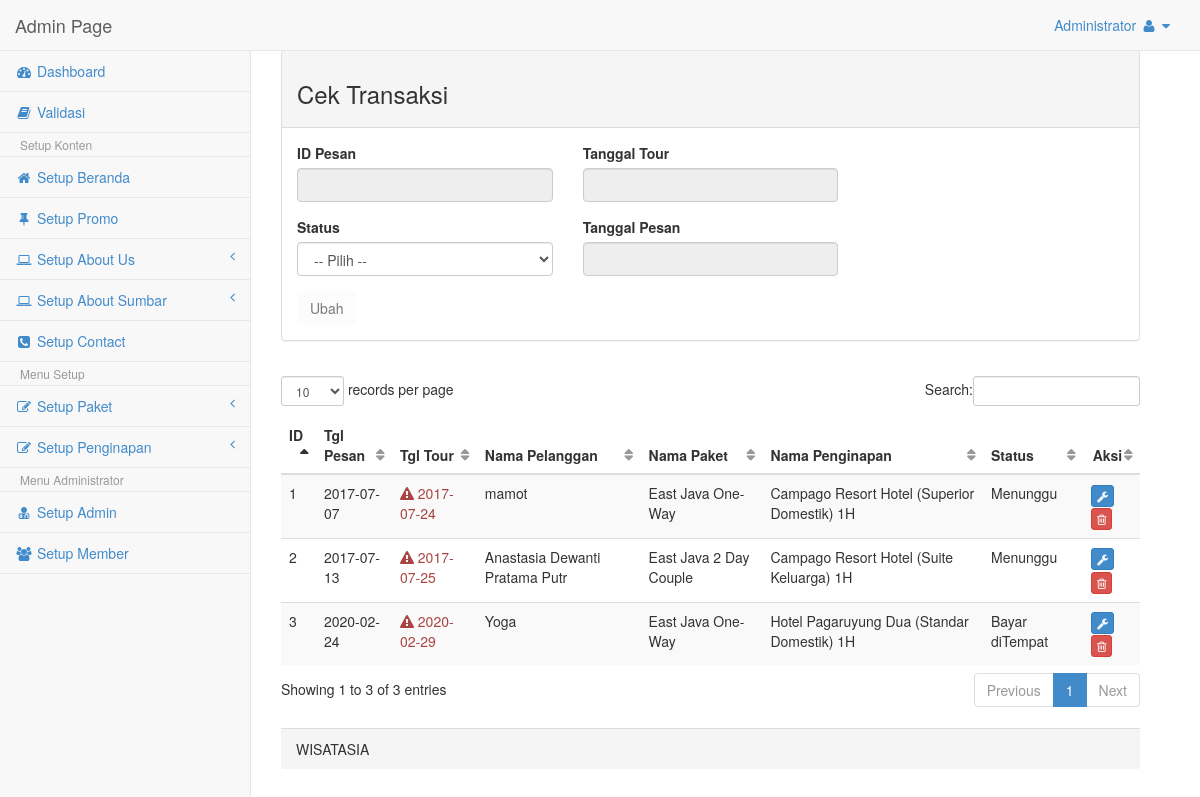
Page /Admin/cekTransaksi.php (signed in) on the committed database.
### tables this page shows
CREATE TABLE IF NOT EXISTS `tbl_pesan` (
  `id_pesan` int(11) NOT NULL AUTO_INCREMENT,
  `id_user` int(11) NOT NULL,
  `id_paket` int(11) NOT NULL,
  `id_hotel` int(11) NOT NULL,
  `tgl_pesan` date NOT NULL,
  `tgl_tour` date NOT NULL,
  `status` char(2) NOT NULL DEFAULT 'S1',
  PRIMARY KEY (`id_pesan`)
);

CREATE TABLE IF NOT EXISTS `tbl_user` (
  `id_user` int(11) NOT NULL AUTO_INCREMENT,
  `nama_user` varchar(30) NOT NULL,
  `email_user` varchar(50) NOT NULL,
  `tipe_id` varchar(20) NOT NULL,
  `no_id` varchar(30) NOT NULL,
  `no_hp` varchar(14) NOT NULL,
  `no_rek` varchar(50) NOT NULL,
  `nama_rek` varchar(50) NOT NULL,
  `username` varchar(30) NOT NULL,
  `password` varchar(12) NOT NULL,
  `tgl_lahir` varchar(30) NOT NULL,
  `jekel` varchar(1) NOT NULL,
  `alamat` text NOT NULL,
  PRIMARY KEY (`id_user`),
  KEY `id_user` (`id_user`)
);

CREATE TABLE IF NOT EXISTS `tbl_paket` (
  `id_paket` int(11) NOT NULL AUTO_INCREMENT,
  `id_kategori` int(11) NOT NULL,
  `nama_paket` varchar(50) NOT NULL,
  `harga_paket` int(11) NOT NULL,
  `ket_paket` text NOT NULL,
  PRIMARY KEY (`id_paket`)
);

CREATE TABLE IF NOT EXISTS `tbl_hotel` (
  `id_hotel` int(11) NOT NULL AUTO_INCREMENT,
  `kd_daerah` varchar(6) NOT NULL,
  `hotel` varchar(100) NOT NULL,
  `bintang` tinyint(1) NOT NULL,
  `harga` int(11) NOT NULL,
  `ket_hotel` text NOT NULL,
  PRIMARY KEY (`id_hotel`)
);

### Admin/cekTransaksi.php (the view, shortened to what this page needs)
<?php session_start();
if(isset($_SESSION['user_admin'])){
	$level		=$_SESSION['level'];
?>
<!DOCTYPE html>
<html>
<head>
    <link href="css/bootstrap.min.css" rel="stylesheet">
    <link href="font-awesome/css/font-awesome.css" rel="stylesheet">
    <link href="css/plugins/dataTables/dataTables.bootstrap.css" rel="stylesheet">
    <link href="css/sb-admin.css" rel="stylesheet">
</head>
<body>
    <div id="wrapper">
       	<?php
			if($level=='admin'){
				include"nav.php";
			}else if($level=='operator'){
				include"nav_operator.php";
			}else{
				echo "Anda tidak punya hak access!! Hayoo!! sapa Loe??";
			}
		?>
        <div id="page-wrapper">
            <div class="row col-lg-12">
                <div class="panel panel-default">
                    <div class="panel-heading"><h3>Cek Transaksi</h3></div>
                    <div class="panel-body">
                        <form name="cekTransaksi" action="cekTransaksi.php" method="post" enctype="multipart/form-data">
                        <fieldset>
                        	<div class="row">
                            <div class="col-lg-4">
                                <div class="form-group">
                                    <label>ID Pesan</label>
                                    <input class="form-control" name="id" type="text" value="<?php echo $ngisi['id_pesan']; ?>" readonly>
                                </div>
                                <div class="form-group">
                                    <label>Status</label>
                                    <select class="form-control" name="status">
                                    	<?php
                                        for($i=0; $i<=4; $i++){
											if($i==1){
												$value="S1";
												$salue="Menunggu";
											}else if($i==2){
												$value="S2";
												$salue="Lunas";
											}else if($i==3){
												$value="S3";
												$salue="Bayar diTempat";
											}else if($i==4){
												$value="S4";
												$salue="Telah Tour";
											}else{
												$value="";
												$salue="-- Pilih --";
											}
											if($ngisi['status']==$value){
												$sel= "selected";
											}else{
												$sel= "";
											}
											echo "<option value='$value' $sel>$salue</option>";
										}
										?>
                                    </select>
                                </div>
                            </div>
                            <div class="col-lg-4">
                                <div class="form-group">
                                    <label>Tanggal Tour</label>
                                    <input class="form-control" name="tgl_tour" type="text" value="<?php echo $ngisi['tgl_tour']; ?>" readonly>
                                </div>
                                <div class="form-group">
                                    <label>Tanggal Pesan</label>
                                    <input class="form-control" name="tgl_tour" type="text" value="<?php echo $ngisi['tgl_pesan']; ?>" readonly>
                                </div>
                       		</div>
                            </div>
                                <?php
                                    if (isset($_GET['id'])){
                                ?>
                                <input name="Edit" type="submit" value="Ubah" class="btn btn-info" data-hint="Klik untuk Edit Post">
                                </div>
                                <?php
                                    }else{
                                ?>
                                <input name="Edit" type="submit" value="Ubah" class="btn" disabled>
                                </div>
                                <?php
                                    }
                                ?>
                    </div>
                    <div class="panel-body">
                        <div class="row col-lg-13">
                        	<div class="table-responsive">
                        	<table class="table table-hover table-striped" id="dataTables-transaksi">
                                <thead>
                                    <tr>
                                        <th class="text-left">ID</th>
                                        <th class="text-left">Tgl Pesan</th>
                                        <th class="text-left">Tgl Tour</th>
                                        <th class="text-left">Nama Pelanggan</th>
                                        <th class="text-left">Nama Paket</th>
                                        <th class="text-left">Nama Penginapan</th>
                                        <th class="text-left">Status</th>
                                        <th class="text-center">Aksi</th>
                                    </tr>
                                </thead>
                                <tbody>
                                <?php
                                    $comot=mysql_query("SELECT * FROM tbl_pesan, tbl_paket, tbl_hotel, tbl_user WHERE
														tbl_pesan.id_user=tbl_user.id_user AND tbl_pesan.id_paket=tbl_paket.id_paket AND
														tbl_pesan.id_hotel=tbl_hotel.id_hotel");
                                    while($isi_tbl=mysql_fetch_array($comot))
                                    {
									$total_harga	=$isi_tbl['harga_paket']+$isi_tbl['harga'];
									$now= date("Y-m-d");
                                ?>
                                    <tr>
                                        <td><?php echo $isi_tbl['id_pesan'] ?></td>
                                        <td><?php echo $isi_tbl['tgl_pesan']; ?></td>
                                        <td><?php
										if($isi_tbl['tgl_tour']<$now){
											$txtS="Kadaluarsa!!";
											echo "<div class='tooltip-demo'><span data-toggle='tooltip' data-placement='top' title='".$txtS."'><div class='text-danger'><i class='fa fa-warning'></i>&nbsp".$isi_tbl['tgl_tour']."</div></span></div>";
										}else{
											echo $isi_tbl['tgl_tour'];
										}?></td>
                                        <td><?php echo $isi_tbl['nama_user']; ?></td>
                                        <td><div class="tooltip-demo"><span data-toggle="tooltip" data-placement="top"
											title="<?php echo $isi_tbl['harga_paket']; ?> IDR">
											<?php echo $isi_tbl['nama_paket']; ?></span></div>
										</td>
                                        <td><div class="tooltip-demo"><span data-toggle="tooltip" data-placement="top"
											title="<?php echo $isi_tbl['harga']; ?> IDR">
											<?php echo $isi_tbl['hotel']; ?></span></div>
										</td>
                                        <td><div class="tooltip-demo"><span data-toggle="tooltip" data-placement="top"
											title="Total Harga <?php echo $total_harga; ?> IDR">
											<?php
                                        	if($isi_tbl['status']=='S1'){
												$stat="Menunggu";
											}else if($isi_tbl['status']=='S2'){
												$stat="Lunas";
											}else if($isi_tbl['status']=='S3'){
												$stat="Bayar diTempat";
											}else if($isi_tbl['status']=='S4'){
												$stat="Telah Tour";
											}else{
												$stat="";
											}
											echo $stat;
											?></span></div>
										</td>
                                        <td>
										<div class="tooltip-demo">
                                        	<a href="cekTransaksi.php?id=<?php echo $isi_tbl[0]; ?>"><button type="button" class="btn btn-xs btn-primary" data-toggle="tooltip" data-placement="top" title="Edit Transaksi"><i class="fa fa-wrench"></i></button></a>
                                            <a href="delTransaksi.php?id=<?php echo $isi_tbl[0]; ?>"><button type="button" class="btn btn-xs btn-danger"data-toggle="tooltip" data-placement="top" title="Delete Transaksi"><i class="fa fa-trash-o"></i></button></a>
                                   		</div>
                                        </td>
                                    </tr>
                                <?php
                                    }
                                ?>
                                </tbody>
                            </table>
                            </div>
                        </div>
					</div>
                    <div class="panel-footer">WISATASIA</div>
                </div>
			</div>
        </div>
</body>
</html>
<?php
}else{
	session_destroy();
	header('Location:index.php?status=Silahkan Login');
}
?>

### Admin/nav.php (shortened to what this page needs)
<?php
	$username=$_SESSION['user_admin'];
	$comot_admin=mysql_query("select nama from tbl_admin where user_admin='$username'");
	$ngisi_admin=mysql_fetch_array($comot_admin);
?>
<nav class="navbar navbar-default navbar-fixed-top" role="navigation" style="margin-bottom: 0">
    <div class="navbar-header">
        <a class="navbar-brand" href="home.php">Admin Page</a>
    </div>
    <ul class="nav navbar-top-links navbar-right">
        <li class="dropdown">
            <a class="dropdown-toggle" data-toggle="dropdown" href="#"><?php echo $ngisi_admin['nama']; ?>
                <i class="fa fa-user fa-fw"></i>  <i class="fa fa-caret-down"></i>
            </a>
        </li>
    </ul>
    <div class="navbar-default navbar-static-side" role="navigation">
        <div class="sidebar-collapse">
            <ul class="nav" id="side-menu">
                <li><a href="home.php"><i class="fa fa-dashboard fa-fw"></i> Dashboard</a></li>
                <li><a href="cekTransaksi.php"><i class="fa fa-book fa-fw"></i> Validasi</a>
                <li class="dropdown-header">Setup Konten</li>
                <li><a href="setupBeranda.php"><i class="fa fa-home fa-fw"></i> Setup Beranda</a>
                <li><a href="setupSlider.php"><i class="fa fa-thumb-tack fa-fw"></i> Setup Promo</a>
                <li>
                    <a href="#"><i class="fa fa-laptop fa-fw"></i> Setup About Us<span class="fa arrow"></span></a>
                </li>
                <li>
                    <a href="#"><i class="fa fa-laptop fa-fw"></i> Setup About Sumbar<span class="fa arrow"></span></a>
                </li>
                <li><a href="setupContact.php"><i class="fa fa-phone-square fa-fw"></i> Setup Contact</a>
                <li class="dropdown-header">Menu Setup</li>
                <li>
                    <a href="#"><i class="fa fa-edit fa-fw"></i> Setup Paket<span class="fa arrow"></span></a>
                </li>
                <li>
                    <a href="#"><i class="fa fa-edit fa-fw"></i> Setup Penginapan<span class="fa arrow"></span></a>
                </li>
                <li class="dropdown-header">Menu Administrator</li>
                <li><a href="setupAdmin.php"><i class="fa fa-user-md fa-fw"></i> Setup Admin</a>
                <li><a href="setupMember.php"><i class="fa fa-users fa-fw"></i> Setup Member</a>
            </ul>
        </div>
    </div>
</nav>

### Admin/css/sb-admin.css (style rules this page uses)
body { background-color: #f8f8f8; padding-top: 100px; }
@media (min-width:768px) { body { padding-top: 50px; } }
#wrapper { width: 100%; }
#page-wrapper { padding: 0 15px; min-height: 568px; background-color: #fff; }
@media (min-width:768px) { #page-wrapper { position: inherit; margin: 0 0 0 250px; padding: 0 30px; min-height: 1300px; border-left: 1px solid #e7e7e7; } }
.navbar-static-side ul li { border-bottom: 1px solid #e7e7e7; }
.navbar-top-links li { display: inline-block; }
.navbar-top-links li:last-child { margin-right: 15px; }
.navbar-top-links li a { padding: 15px; min-height: 50px; }
.arrow { float: right; }
.fa.arrow:before { content: "\f104"; }
@media (min-width:768px) { .navbar-static-side { z-index: 1; position: absolute; width: 250px; margin-top: 51px; } }
table.dataTable thead .sorting, table.dataTable thead .sorting_asc, table.dataTable thead .sorting_desc, table.dataTable thead .sorting_asc_disabled, table.dataTable thead .sorting_desc_disabled { background: transparent; }
table.dataTable thead .sorting_asc:after { content: "\f0de"; float: right; font-family: fontawesome; }
table.dataTable thead .sorting:after { content: "\f0dc"; float: right; font-family: fontawesome; color: rgba(50,50,50,.5); }

### rows in the picture
tbl_pesan: id_pesan "1", tgl_pesan "2017-07-07", tgl_tour "2017-07-24", id_user.nama_user "mamot", id_paket.nama_paket "East Java One-Way", id_hotel.hotel "Campago Resort Hotel (Superior Domestik) 1H", status "Menunggu"
tbl_pesan: id_pesan "2", tgl_pesan "2017-07-13", tgl_tour "2017-07-25", id_user.nama_user "Anastasia Dewanti Pratama Putr", id_paket.nama_paket "East Java 2 Day Couple", id_hotel.hotel "Campago Resort Hotel (Suite Keluarga) 1H", status "Menunggu"
tbl_pesan: id_pesan "3", tgl_pesan "2020-02-24", tgl_tour "2020-02-29", id_user.nama_user "Yoga", id_paket.nama_paket "East Java One-Way", id_hotel.hotel "Hotel Pagaruyung Dua (Standar Domestik) 1H", status "Bayar diTempat"

### other values in the picture
$ngisi_admin['nama'] "Administrator"
form field status "-- Pilih --"
